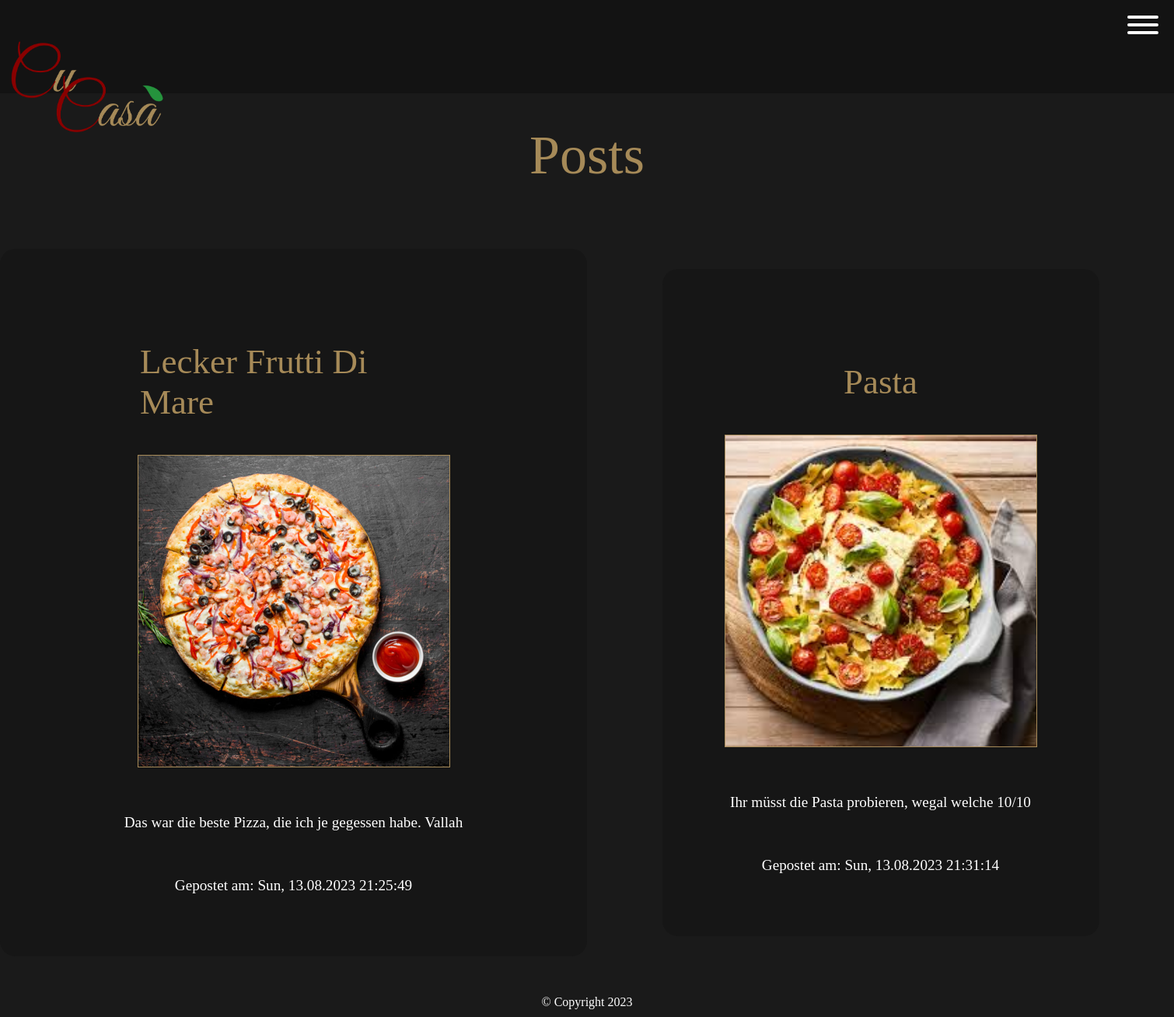
The page /posts on the database its author committed.
### tables this page shows
CREATE TABLE `posts` (
  `id` int(11) NOT NULL,
  `user_id` int(11) NOT NULL,
  `title` varchar(64) NOT NULL,
  `body` text NOT NULL,
  `created_at` int(10) UNSIGNED NOT NULL,
  `updated_at` int(10) UNSIGNED NOT NULL
);

CREATE TABLE `post_images` (
  `id` int(11) NOT NULL,
  `post_id` int(11) NOT NULL,
  `path` varchar(64) NOT NULL,
  `alt_text` varchar(64) NOT NULL,
  `uploaded_at` int(10) UNSIGNED NOT NULL
);

### app/Response.php (called while the page is built, shortened)
<?php
class Response {
    public function view(string $path, array $data = [], int $statusCode = 200)
    {
        extract($data);
        require_once path(__DIR__ . '/../views/partials/header.php');
        require_once path(__DIR__ . "/../views/pages/{$path}.php");
        require_once path(__DIR__ . '/../views/partials/footer.php');
        exit();
    }
}

### app/Controllers/PostController.php (called while the page is built, shortened)
<?php
class PostController extends BaseController {
    public function list(Request $request)
    {
        $post = new Post($this->db);
        $allPosts = $post->getAllPosts();
        $this->response->view('post/list', [
            'posts' => $allPosts
        ]);
    }
}

### app/App.php (called while the page is built, shortened)
<?php
class App {
    public function __construct()
    {
        $router = new Router;
        $request = new Request;
        $router->handleRequest($request);
        $requestedMethod = $router->getRequestedMethod();
        $pageParams = $router->getParams();
        $request->setParams($pageParams);
        $controller = new $requestedController;
        $controller->{$requestedMethod}($request);
    }
}

### public/index.php (called while the page is built, shortened)
<?php
$app = new App\App;

### app/Models/Database.php (called while the page is built, shortened)
<?php
class Database {
    private string $host = 'localhost';
    private string $databaseName = 'mvc_2023';
    private string $charset = 'utf8mb4';
    private string $username = 'root';
    private string $password = '';
    private PDO $pdo;
    private PDOStatement $statement;
    public function __construct()
    {
        try {
            $this->pdo = new PDO(
                "mysql:host={$this->host};dbname={$this->databaseName};charset={$this->charset}",
                $this->username,
                $this->password,
                [ PDO::ATTR_ERRMODE => PDO::ERRMODE_EXCEPTION ]
            );
        } catch (PDOException $e) {
            die($e->getMessage());
        }
    }
    public function query(string $sql, array $values = [])
    {
        $this->statement = $this->pdo->prepare($sql);
        $this->statement->execute($values);
        return $this;
    }
    public function results(): array
    {
        return $this->statement->fetchAll(PDO::FETCH_ASSOC);
    }
}

### app/Models/Post.php (called while the page is built, shortened)
<?php
class Post {
    public function getAllPosts(): array {
        $sql = "SELECT * FROM posts";
        $postQuery = $this->db->query($sql);
        $postData = $postQuery->results();
        foreach ($postData as $key => $post) {
            $sql = "SELECT * FROM post_images WHERE post_id = :post_id";
            $postImages = $this->db->query($sql, [ 'post_id' => $post['id'] ])->results();
            $postData[$key]["images"] = $postImages;
        }
        return $postData;
    }
}

### views/pages/post/list.php (the view)
<h1 class="headline">Posts</h1>
<div class="post-list-container">
    <?php foreach ($posts as $post): ?>
        <div class="post-container">
        <div class="post">
            <h2 class="post-headline"><?= $post['title']?></h2>
            <?php foreach ($post['images'] as $image): ?>
                <img src="<?= $image['path'] ?>">
            <?php endforeach; ?>
            <p><?=$post['body']?></p>
            <div>Gepostet am: <?=date('D, d.m.Y H:i:s', $post['created_at'])?></div>
        </div>
        </div>
    <?php endforeach; ?>
    </div>

### views/partials/header.php (shortened to what this page needs)
<!DOCTYPE html>
<html lang="en">
<head>
    <link rel="stylesheet" href="/styles/header-and-footer.css">
    <link rel="stylesheet" href="/styles/dashboard.css">
    <link rel="stylesheet" href="/styles/form.css">
    <link rel="stylesheet" href="/styles/post.css">
    <link rel="stylesheet" href="/styles/home.css">
    <link rel="stylesheet" href="/styles/menu.css">
    <link rel="stylesheet" href="/styles/contact.css">
</head>
<body>
    <header>
        <a href="index.html"><img class="logo" src="/style-images/Logo/logo.png" alt=""></a>
        <div id="hamburger-menu">
            <div class="bar1 allBars"></div>
            <div class="bar2 allBars"></div>
            <div class="bar3 allBars"></div>
        </div>
    </header>

### views/partials/footer.php
    <footer>
        © Copyright 2023
    </footer>
</body>
</html>

### public/styles/header-and-footer.css (style rules this page uses)
html { scroll-behavior: smooth; }
body { margin: 0px; padding: 0px; font-family: Montserrat; overflow-x: hidden; background-color: rgb(26, 26, 26); color: white; }
header { height: 120px; width: 100%; background-color: #131313; display: flex; flex-direction: row; justify-content: space-between; -webkit-tap-highlight-color: transparent; }
.logo { height: 120px; margin-top: 50px; margin-left: 10px; text-align: center; }
#hamburger-menu { display: flex; align-items: center; justify-content: center; flex-direction: column; gap: 6px; position: absolute; top: 20px; right: 20px; cursor: pointer; z-index: 20; }
.bar1, .bar2, .bar3 { background-color: white; height: 4px; width: 40px; transition: transform 0.2s, opacity 0s, background-color 0.2s; border-radius: 10px; }
.headline { width: 100%; text-align: center; padding: 0px; font-family: Ephesis; font-weight: normal; margin-top: 40px; }
footer { display: flex; align-items: center; justify-content: center; padding: 10px; margin-top: 40px; }

### public/styles/post.css (style rules this page uses)
.post-container { width: 100%; display: flex; align-items: center; justify-content: center; }
.post { display: flex; flex-direction: column; align-items: center; justify-content: center; gap: 40px; background-color: #161616; padding: 80px 80px; border-radius: 20px; margin-top: 80px; word-wrap: break-word; overflow-wrap: break-word; max-width: 700px; }
.post img { height: 400px; border: 1px solid rgb(166, 138, 88); }
.post div, .post p { font-size: 1.2em; text-align: center; text-overflow: inherit; }
h2.post-headline { color: rgb(166, 138, 88); font-family: Montserrat; font-weight: normal; }
.post-list-container { width: 100%; display: grid; grid-template-columns: 1fr 1fr; }

### public/styles/home.css (style rules this page uses)
h1 { color: rgb(166, 138, 88); font-size: 70px; margin: 0px; }
h2 { color: rgb(166, 138, 88); font-size: 45px; padding: 2px 100px; margin-bottom: 0px; font-family: Ephesis; font-weight: lighter; }

### public/styles/menu.css (style rules this page uses)
::marker { content: none; }

### rows shown on the page
posts: title "Lecker Frutti Di Mare", body "Das war die beste Pizza, die ich je gegessen habe. Vallah", created_at "Sun, 13.08.2023 21:25:49"
post_images: path (picture)
posts: title "Pasta", body "Ihr müsst die Pasta probieren, wegal welche 10/10", created_at "Sun, 13.08.2023 21:31:14"
post_images: path (picture)
